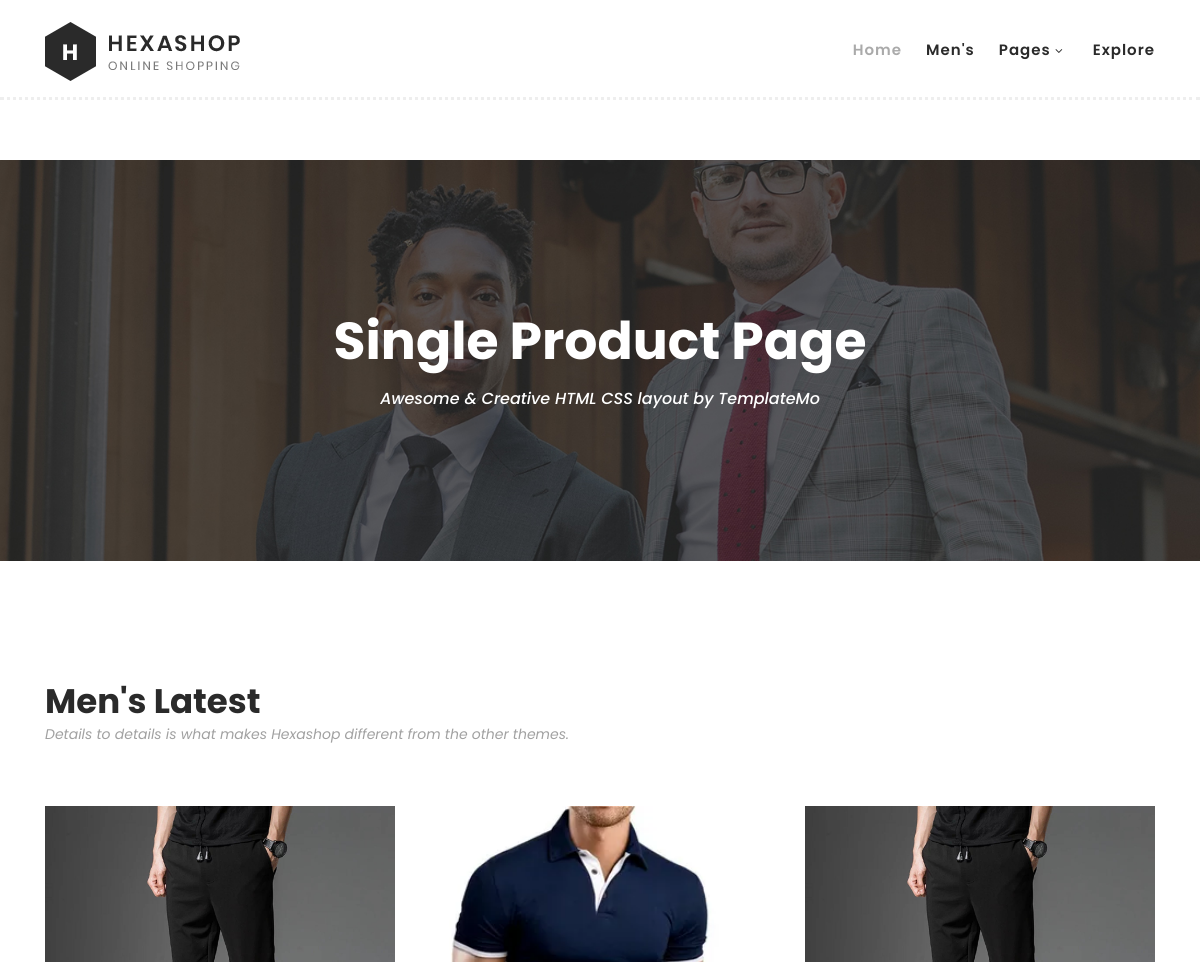
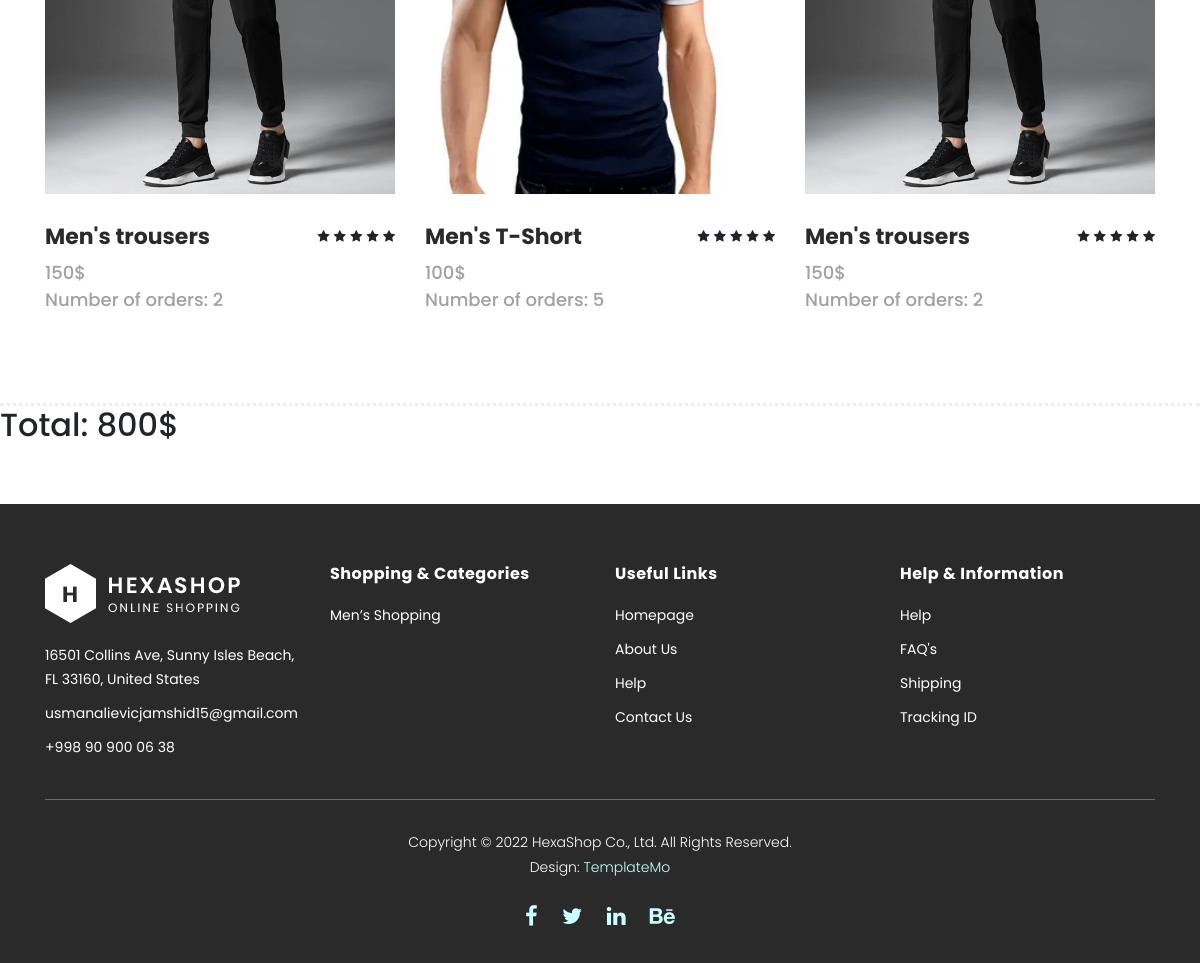
Page /cart/ on the committed database (2 pictures, top to bottom).
### websiteapp/models.py (models this page shows)
class Cart(models.Model):
    name = models.CharField(max_length=20)
    price = models.IntegerField()
    number = models.IntegerField()
    image = models.ImageField(upload_to='cart_images/')
    description = models.CharField(max_length=100)
    total_of_product = models.IntegerField()
    total = models.IntegerField(default=1)
    pub_date = models.DateTimeField(auto_now=True)

### websiteapp/views.py (the view)
# urls.py: path('cart/', views.cart, name='cart'),
def cart(request):
    cart = Cart.objects.all()
    result = 0
    for i in cart:
        result = i.total
    return render(request, 'cart.html', context={"context": cart, "cart" : str(result)})

### templates/cart.html (shortened to what this page needs)
{% load static %}
<!DOCTYPE html>
<html lang="en">
  <head>
    <link rel="stylesheet" type="text/css" href="{% static 'css/bootstrap.min.css' %}">
    <link rel="stylesheet" type="text/css" href="{% static 'css/font-awesome.css' %}">
    <link rel="stylesheet" href="{% static 'css/templatemo-hexashop.css' %}">
    <link rel="stylesheet" href="{% static 'css/owl-carousel.css' %}">
    <link rel="stylesheet" href="{% static 'css/lightbox.css' %}">
    </head>
    <body>
    <header class="header-area header-sticky">
        <div class="container">
            <div class="row">
                <div class="col-12">
                    <nav class="main-nav">
                        <a href="{% url 'index' %}" class="logo">
                            <img src="{% static 'images/logo.png' %}">
                        </a>
                        <ul class="nav">
                            <li class="scroll-to-section"><a href="http://127.0.0.1:8000/" class="active">Home</a></li>
                            <li class="scroll-to-section"><a href="http://127.0.0.1:8000/">Men's</a></li>
                            <li class="submenu">
                                <a href="javascript:;">Pages</a>
                            </li>
                            <li class="scroll-to-section"><a href="{% url 'index' %}">Explore</a></li>
                        </ul>
                    </nav>
                </div>
            </div>
        </div>
    </header>
    <div class="page-heading" id="top">
        <div class="container">
            <div class="row">
                <div class="col-lg-12">
                    <div class="inner-content">
                        <h2>Single Product Page</h2>
                        <span>Awesome &amp; Creative HTML CSS layout by TemplateMo</span>
                    </div>
                </div>
            </div>
        </div>
    </div>
    <section class="section" id="men">
        <div class="container">
            <div class="row">
                <div class="col-lg-6">
                    <div class="section-heading">
                        <h2>Men's Latest</h2>
                        <span>Details to details is what makes Hexashop different from the other themes.</span>
                    </div>
                </div>
            </div>
        </div>
        <div class="container">
            <div class="row">
                <div class="col-lg-12">
                    <div class="kid-item-carousel">
                        <div class="owl-kid-item owl-carousel">
                            {% for product in context %}
                            <div class="item">
                                <div class="thumb">
                                    <img src='{{product.image.url}}'>
                                </div>
                                <div class="down-content">
                                    <h4>{{ product.name }}</h4>
                                    <span>{{ product.price }}$</span>
                                    <ul class="stars">
                                        <li><i class="fa fa-star"></i></li>
                                        <li><i class="fa fa-star"></i></li>
                                        <li><i class="fa fa-star"></i></li>
                                        <li><i class="fa fa-star"></i></li>
                                        <li><i class="fa fa-star"></i></li>
                                    </ul>
                                    <span>Number of orders: {{product.number}}</span>
                                </div>
                            </div>
                            {% endfor %}
                        </div>
                    </div>
                </div>
            </div>
        </div>
    </section>
    <h2> Total: {{ cart }}$ </h2>
    <footer>
        <div class="container">
            <div class="row">
                <div class="col-lg-3">
                    <div class="first-item">
                        <div class="logo">
                            <img src="{% static 'images/white-logo.png' %}" alt="hexashop ecommerce templatemo">
                        </div>
                        <ul>
                            <li><a href="#">16501 Collins Ave, Sunny Isles Beach, FL 33160, United States</a></li>
                            <li><a href="#">usmanalievicjamshid15@gmail.com</a></li>
                            <li><a href="#">+998 90 900 06 38</a></li>
                        </ul>
                    </div>
                </div>
                <div class="col-lg-3">
                    <h4>Shopping &amp; Categories</h4>
                    <ul>
                        <li><a href="#">Men’s Shopping</a></li>
                    </ul>
                </div>
                <div class="col-lg-3">
                    <h4>Useful Links</h4>
                    <ul>
                        <li><a href="{% url 'index' %">Homepage</a></li>
                        <li><a href="{% url 'about' %}">About Us</a></li>
                        <li><a href="#">Help</a></li>
                        <li><a href="{% url 'send-email' %}">Contact Us</a></li>
                    </ul>
                </div>
                <div class="col-lg-3">
                    <h4>Help &amp; Information</h4>
                    <ul>
                        <li><a href="#">Help</a></li>
                        <li><a href="#">FAQ's</a></li>
                        <li><a href="#">Shipping</a></li>
                        <li><a href="#">Tracking ID</a></li>
                    </ul>
                </div>
                <div class="col-lg-12">
                    <div class="under-footer">
                        <p>Copyright © 2022 HexaShop Co., Ltd. All Rights Reserved.
                        <br>Design: <a href="https://templatemo.com" target="_parent" title="free css templates">TemplateMo</a></p>
                        <ul>
                            <li><a href="#"><i class="fa fa-facebook"></i></a></li>
                            <li><a href="#"><i class="fa fa-twitter"></i></a></li>
                            <li><a href="#"><i class="fa fa-linkedin"></i></a></li>
                            <li><a href="#"><i class="fa fa-behance"></i></a></li>
                        </ul>
                    </div>
                </div>
            </div>
        </div>
    </footer>
  </body>
</html>

### rows in the picture
Cart: image (picture), name "Men's trousers", price "150", number "2"
Cart: image (picture), name "Men's T-Short", price "100", number "5"

### other values in the picture
{{ cart }} "800"
